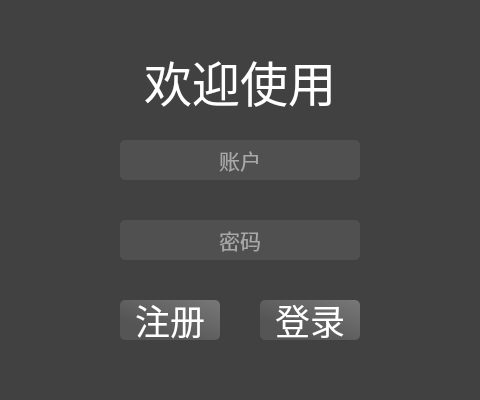
<?xml version="1.0" encoding="UTF-8"?>
<ui version="4.0">
 <class>LoginDialog</class>
 <widget class="QDialog" name="LoginDialog">
  <property name="geometry">
   <rect>
    <x>0</x>
    <y>0</y>
    <width>480</width>
    <height>400</height>
   </rect>
  </property>
  <property name="windowTitle">
   <string>登录/注册</string>
  </property>
  <property name="windowIcon">
   <iconset resource="../Resource/image.qrc">
    <normaloff>:/img/icon.png</normaloff>:/img/icon.png</iconset>
  </property>
  <property name="styleSheet">
   <string notr="true">background-color: rgb(65, 65, 65);
color: rgb(255, 255, 255);</string>
  </property>
  <widget class="QLabel" name="labelWelcome">
   <property name="geometry">
    <rect>
     <x>144</x>
     <y>50</y>
     <width>192</width>
     <height>62</height>
    </rect>
   </property>
   <property name="font">
    <font>
     <family>微软雅黑 Light</family>
     <pointsize>36</pointsize>
     <weight>50</weight>
     <bold>false</bold>
    </font>
   </property>
   <property name="text">
    <string>欢迎使用</string>
   </property>
  </widget>
  <widget class="QLineEdit" name="lineEditUserName">
   <property name="geometry">
    <rect>
     <x>120</x>
     <y>140</y>
     <width>240</width>
     <height>40</height>
    </rect>
   </property>
   <property name="font">
    <font>
     <family>微软雅黑 Light</family>
     <pointsize>16</pointsize>
     <weight>50</weight>
     <bold>false</bold>
    </font>
   </property>
   <property name="focusPolicy">
    <enum>Qt::WheelFocus</enum>
   </property>
   <property name="styleSheet">
    <string notr="true">background-color: rgb(80, 80, 80);
border-color: rgb(100, 100, 100);
color: rgb(255, 255, 255);
border:2px;
border-radius:5px;</string>
   </property>
   <property name="inputMask">
    <string/>
   </property>
   <property name="text">
    <string/>
   </property>
   <property name="alignment">
    <set>Qt::AlignCenter</set>
   </property>
   <property name="placeholderText">
    <string>账户</string>
   </property>
  </widget>
  <widget class="QLineEdit" name="lineEditPassword">
   <property name="geometry">
    <rect>
     <x>120</x>
     <y>220</y>
     <width>240</width>
     <height>40</height>
    </rect>
   </property>
   <property name="font">
    <font>
     <family>微软雅黑 Light</family>
     <pointsize>16</pointsize>
     <weight>50</weight>
     <bold>false</bold>
    </font>
   </property>
   <property name="focusPolicy">
    <enum>Qt::WheelFocus</enum>
   </property>
   <property name="styleSheet">
    <string notr="true">background-color: rgb(80, 80, 80);
border-color: rgb(100, 100, 100);
color: rgb(255, 255, 255);
border:2px;
border-radius:5px;</string>
   </property>
   <property name="inputMask">
    <string/>
   </property>
   <property name="text">
    <string/>
   </property>
   <property name="echoMode">
    <enum>QLineEdit::Password</enum>
   </property>
   <property name="alignment">
    <set>Qt::AlignCenter</set>
   </property>
   <property name="placeholderText">
    <string>密码</string>
   </property>
  </widget>
  <widget class="QPushButton" name="btnRegister">
   <property name="geometry">
    <rect>
     <x>120</x>
     <y>300</y>
     <width>100</width>
     <height>40</height>
    </rect>
   </property>
   <property name="font">
    <font>
     <family>微软雅黑 Light</family>
     <pointsize>26</pointsize>
     <weight>50</weight>
     <bold>false</bold>
    </font>
   </property>
   <property name="focusPolicy">
    <enum>Qt::NoFocus</enum>
   </property>
   <property name="styleSheet">
    <string notr="true">QPushButton{
background-color: qlineargradient(spread:repeat, x1:0, y1:1, x2:1, y2:0, stop:0.272727 rgba(85, 85, 85, 255), stop:1 rgba(120, 120, 120, 255));
border-color: rgb(100, 100, 100);
color: rgb(255, 255, 255);
border:2px;
border-radius:5px;
}
QPushButton:hover {
   background-color: qlineargradient(spread:repeat, x1:0, y1:1, x2:1, y2:0, stop:0.272727 rgba(120, 120, 120, 255), stop:1 rgba(85, 85, 85, 255));
}
QPushButton:pressed {
    padding-left: 5px;
    padding-top: 5px;
    background-color: rgb(120, 120, 120);
}</string>
   </property>
   <property name="text">
    <string>注册</string>
   </property>
  </widget>
  <widget class="QPushButton" name="btnLogin">
   <property name="geometry">
    <rect>
     <x>260</x>
     <y>300</y>
     <width>100</width>
     <height>40</height>
    </rect>
   </property>
   <property name="font">
    <font>
     <family>微软雅黑 Light</family>
     <pointsize>26</pointsize>
     <weight>50</weight>
     <bold>false</bold>
    </font>
   </property>
   <property name="focusPolicy">
    <enum>Qt::NoFocus</enum>
   </property>
   <property name="styleSheet">
    <string notr="true">QPushButton{
background-color: qlineargradient(spread:repeat, x1:0, y1:1, x2:1, y2:0, stop:0.272727 rgba(85, 85, 85, 255), stop:1 rgba(120, 120, 120, 255));
border-color: rgb(100, 100, 100);
color: rgb(255, 255, 255);
border:2px;
border-radius:5px;
}
QPushButton:hover {
   background-color: qlineargradient(spread:repeat, x1:0, y1:1, x2:1, y2:0, stop:0.272727 rgba(120, 120, 120, 255), stop:1 rgba(85, 85, 85, 255));
}
QPushButton:pressed {
    padding-left: 5px;
    padding-top: 5px;
    background-color: rgb(120, 120, 120);
}</string>
   </property>
   <property name="text">
    <string>登录</string>
   </property>
  </widget>
  <zorder>labelWelcome</zorder>
  <zorder>lineEditUserName</zorder>
  <zorder>lineEditPassword</zorder>
  <zorder>btnLogin</zorder>
  <zorder>btnRegister</zorder>
 </widget>
 <tabstops>
  <tabstop>lineEditPassword</tabstop>
  <tabstop>lineEditUserName</tabstop>
 </tabstops>
 <resources>
  <include location="../Resource/image.qrc"/>
 </resources>
 <connections/>
</ui>
